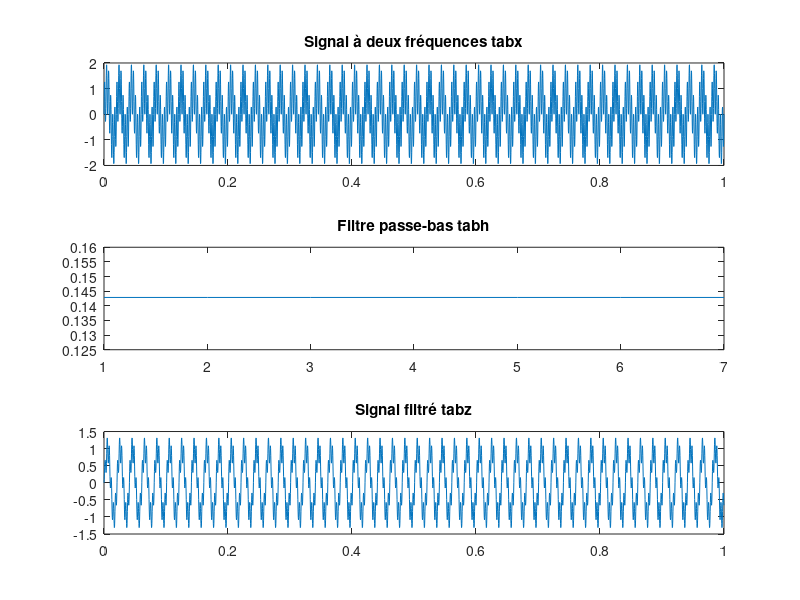

The MATLAB script that drew this image:
close all
clear all
% Fréquences du signal
f1 = 50;
f2 = 300;
te = 1/(10*f2); % Période d'échantillonnage
t = 0:te:1; % Intervalle de temps
% Génération du signal à deux fréquences (à compléter)
tabx = sin(2*pi*f1*t)+sin(2*pi*f2*t);
% Filtre passe-bas de longueur 7 (à compléter)
N = 7;
tabh = ones(1,N)*1/N;
% Convolution (à compléter)
tabz = conv(tabx,tabh);
% Affichage
figure;
subplot(3,1,1);
plot(t, tabx);
title('Signal à deux fréquences tabx');
subplot(3,1,2);
plot(tabh);
title('Filtre passe-bas tabh');
subplot(3,1,3);
plot(t, tabz(1:length(t)));
title('Signal filtré tabz');